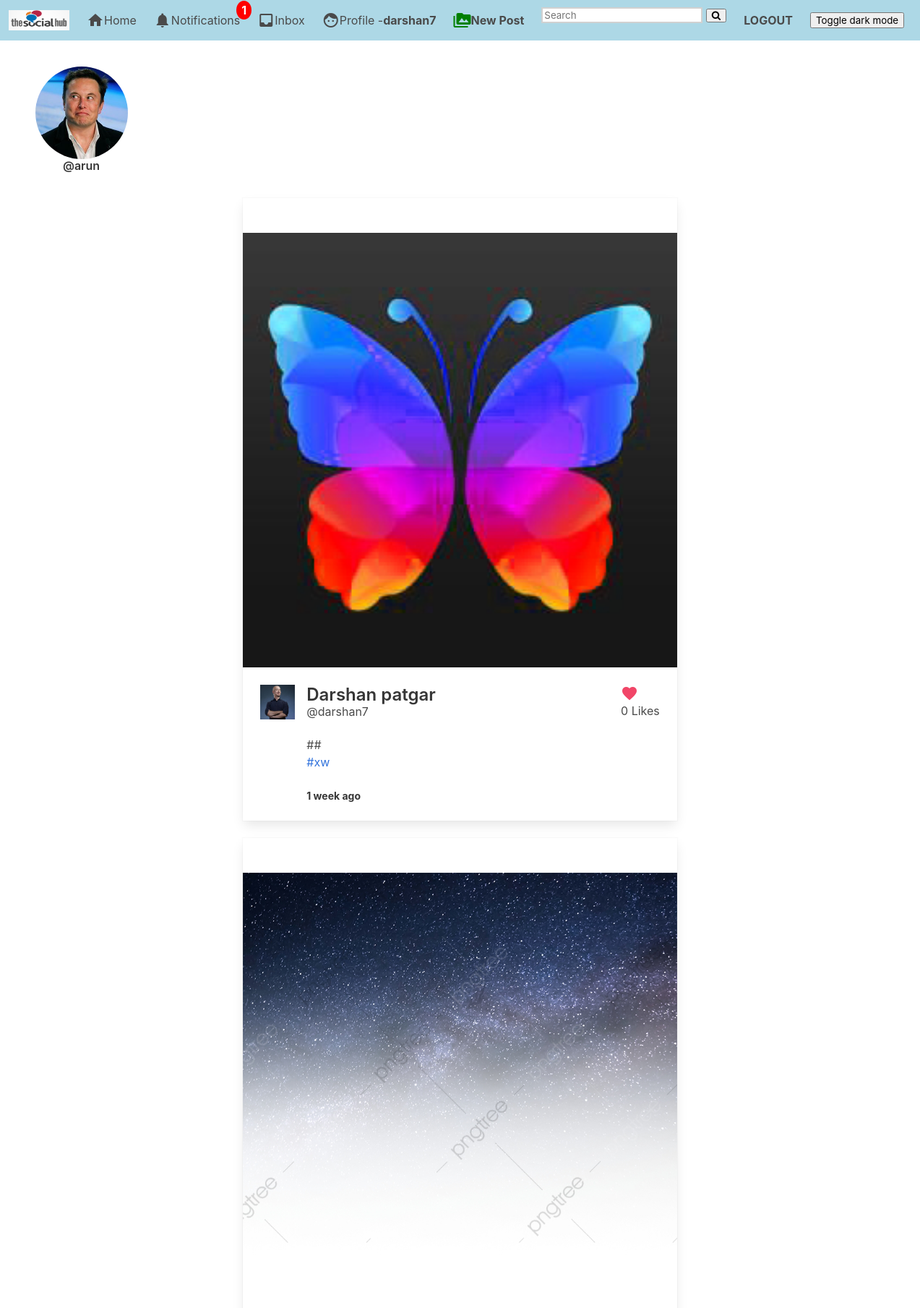
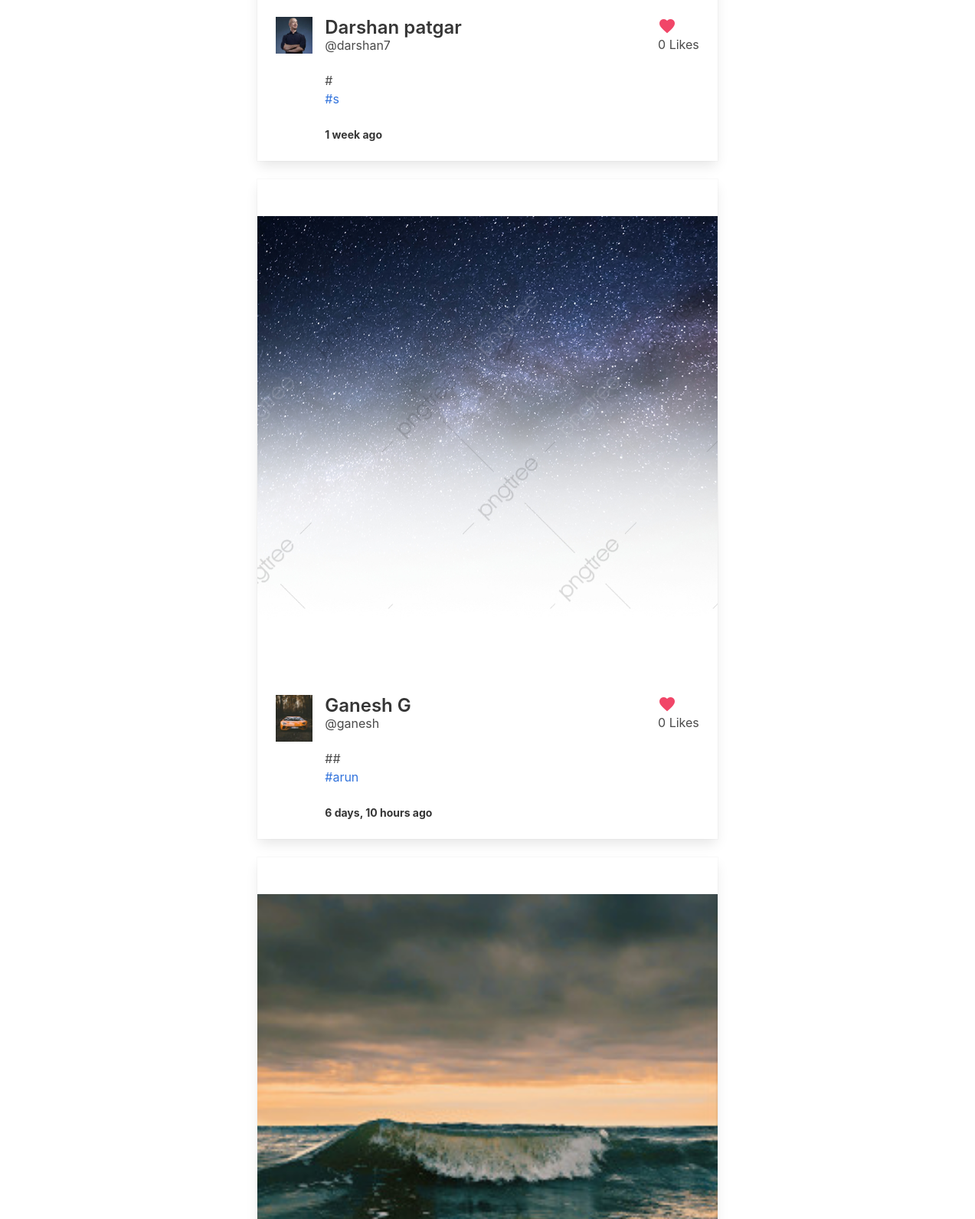
Page /post/ (signed in, upper part) on the committed database (2 pictures, top to bottom).
### stories/models.py (models this page shows, shortened)
class StoryStream(models.Model):
	following = models.ForeignKey(User, on_delete=models.CASCADE, related_name='story_following')
	user = models.ForeignKey(User, on_delete=models.CASCADE)
	story = models.ManyToManyField(Story, related_name='storiess')
	date = models.DateTimeField(auto_now_add=True)

### authy/models.py (models this page shows, shortened)
class Profile(models.Model):
	user = models.OneToOneField(User, on_delete=models.CASCADE, related_name='profile')
	first_name = models.CharField(max_length=50, null=True, blank=True)
	last_name = models.CharField(max_length=50, null=True, blank=True)
	location = models.CharField(max_length=50, null=True, blank=True)
	url = models.CharField(max_length=80, null=True, blank=True)
	profile_info = models.TextField(max_length=150, null=True, blank=True)
	created = models.DateField(auto_now_add=True)
	favorites = models.ManyToManyField(Post)
	picture = models.ImageField(upload_to=user_directory_path, blank=True, null=True, verbose_name='Picture')

### post/models.py (models this page shows, shortened)
class Post(models.Model):
	id = models.UUIDField(primary_key=True, default=uuid.uuid4, editable=False)
	content =  models.ManyToManyField(PostFileContent, related_name='contents')
	caption = models.TextField(max_length=1500, verbose_name='Caption')
	posted = models.DateTimeField(auto_now_add=True)
	tags = models.ManyToManyField(Tag, related_name='tags')
	user = models.ForeignKey(User, on_delete=models.CASCADE)
	likes = models.IntegerField(default=0)
	def get_absolute_url(self):
		return reverse('postdetails', args=[str(self.id)])

class PostFileContent(models.Model):
	user = models.ForeignKey(User, on_delete=models.CASCADE, related_name='content_owner')
	file = models.FileField(upload_to=user_directory_path)

class Tag(models.Model):
	title = models.CharField(max_length=75, verbose_name='Tag')
	slug = models.SlugField(null=False, unique=True)
	class Meta:
		verbose_name='Tag'
		verbose_name_plural = 'Tags'
	def get_absolute_url(self):
		return reverse('tags', args=[self.slug])
	def __str__(self):
		return self.title

### post/views.py (the view)
# urls.py: path('', index, name='index'),
@login_required
def index(request):
	user = request.user
	posts = Stream.objects.filter(user=user)
	stories = StoryStream.objects.filter(user=user)
	group_ids = []
	for post in posts:
		group_ids.append(post.post_id)
	post_items = Post.objects.all()
	template = loader.get_template('index.html')
	context = {
		'post_items': post_items,
		'stories': stories,
	}
	return HttpResponse(template.render(context, request))

### direct/views.py (called while the page is built)
def checkDirects(request):
	directs_count = 0
	if request.user.is_authenticated:
		directs_count = Message.objects.filter(user=request.user, is_read=False).count()
	return {'directs_count':directs_count}

### notifications/views.py (called while the page is built)
def CountNotifications(request):
	count_notifications = 0
	if request.user.is_authenticated:
		count_notifications = Notification.objects.filter(user=request.user, is_seen=False).count()
	return {'count_notifications':count_notifications}

### social_book/templates/index.html (shortened to what this page needs)
{% extends 'base.html' %}
{% load static %}
{% load humanize %}
{% block content %}
<body>
  <div style="overflow-x: scroll;" class="columns">
{% for story in stories %}
  <div style="padding-right: 9px;">
    <a name="{{ story.id }}" class="showModal">
    <figure class="image is-128x128">
      <img class="is-rounded" src="{{ story.following.profile.picture.url }}">
    </figure>
    <div class="media-content has-text-centered">
      <p class="title is-6">@{{ story.following.username }}</p>
    </div>
    </a>
  </div>
{% endfor %}
  </div>
</div>
<br>
  <div class="columns is-mobile is-centered">
  <div class="column is-half">
{% for post_item in post_items %}
  <div class="card" ><br><br>
  <div class="card-image">
  {% if post_item.content.first.file.name|slice:"-3:" == 'jpg' or post_item.content.first.file.name|slice:"-3:" == 'png' %}
    <figure class="image is-5by2" >
      <a href="{{ post_item.get_absolute_url }}">
        <img src="{{ post_item.content.first.file.url }}" alt="Placeholder image">
      </a>
    </figure>
  {% else %}
    <a href="{{ post_item.get_absolute_url }}">
      <video width="1080" controls="controls" preload="metadata">
        <source src="{{ post_item.content.first.file.url }}#t=0.5" type="video/mp4">
      </video>
    </a>
  {% endif %}
  </div>
  <div class="card-content">
    <div class="media">
      <div class="media-left">
        <figure class="image is-48x48">
          {% if post_item.user.profile.picture %}
            <img src="{{ post_item.user.profile.picture.url }}" alt="Placeholder image">
          {% else %}
            <img src="https://bulma.io/images/placeholders/96x96.png" alt="Placeholder image">
          {% endif %}
        </figure>
      </div>
      <div class="media-content">
        {% if post_item.user.profile.first_name %}
          <a href="{% url 'profile' post_item.user %}"><p class="title is-4">{{ post_item.user.profile.first_name }} {{ post_item.user.profile.last_name }}</p></a>
        {% else %}
          <a href="{% url 'profile' post_item.user %}"><p class="title is-4">Unknown</p></a>
        {% endif %}
        <p class="subtitle is-6">@{{ post_item.user.username }}</p>
      {{ post_item.caption }}
      <p>{% for tag in post_item.tags.all %}<a href="{{ tag.get_absolute_url }}">#{{ tag }}</a>{% endfor %}</p>
      <br>
      <strong><small>{{ post_item.posted | naturaltime }}</small></strong>
      </div>
    <div class="media-right">
      <a href="{% url 'postlike' post_item.id %}"><i class="material-icons has-text-danger">favorite</i></a>
      <p>{{ post_item.likes }} Likes</p>
    </div>
</div>
  </div>
</div>
<br>
{% endfor %}
</div>
</div>
</body>
{% endblock %}

### social_book/templates/base.html (shortened to what this page needs)
{% load static %}
<!DOCTYPE html>
<html>
  <head>
    <link rel="stylesheet" href="https://cdnjs.cloudflare.com/ajax/libs/font-awesome/4.7.0/css/font-awesome.min.css">
    <link rel="stylesheet" href="{% static 'css/bulma.min.css' %}">
    <link rel="stylesheet" href="{% static 'css/style.css' %}">
  </head>
  <body >
  <nav style="background-color: lightblue; " class="navbar" role="navigation" aria-label="main navigation" >
  <div class="navbar-brand">
    <a class="navbar-item" href="">
      <img src="{% static 'img/as.jpeg' %}" width="84" height="64">
    </a>
  </div>
  <div id="navbarBasicExample" class="navbar-menu">
    <div class="navbar-start">
      <a href="{% url 'index' %}" class="navbar-item">
        <i class="material-icons">home</i>
        Home
      </a>
      <a href="{% url 'show-notifications' %}" class="navbar-item">
        <i class="material-icons">notifications</i>
        Notifications
        {% if count_notifications %}
          <span class="badge">{{ count_notifications }}</span>
        {% endif %}
      </a>
      <a href="{% url 'inbox' %}" class="navbar-item">
        <i class="material-icons">inbox</i>
        Inbox
      </a>
      <a href="{% url 'profile' request.user %}" class="navbar-item">
        <i class="material-icons">face</i>
        Profile - <strong>{{ request.user }}</strong>
      </a>
        <a href="{% url 'newpost' %}" class="navbar-item">
          <i style="color: green;" class="material-icons">perm_media</i>
          <strong>New Post</strong>
        </a>
        <div class="navbar-item">
          <form name="myform" method="GET" action="{% url 'search' %}">
            <input autocomplete="off" style=" border: 2px solid #d1d1d1;" type="text" name="search" placeholder="Search" >
            <button type="submit"><i class="fa fa-search"></i></button>
          </form>
        </div>
          <a href="{% url 'logout' %}" class="navbar-item">
            <strong>LOGOUT</strong>
          </a>
        <a  class="navbar-item">
          <button  onclick="myFunction()" >Toggle dark mode</button>
        </a>
    </div>
  </div>
</nav>
      <section class="section">
        <div class="container">
          {% block content %}
          {% endblock %}
  </body>
</html>

### social_book/static/css/style.css (style rules this page uses)
.badge { position: absolute; top: 1px; right: -4px; padding: 1px 7px; border-radius: 50%; background: red; color: white; font-weight: bold; }
* { box-sizing:border-box }

### social_book/templates/base.html (style rules this page uses)
body { background-color: white; color: black; padding: 0; margin: 0; }

### rows in the picture
StoryStream: following.profile.picture (placeholder picture), following.username "arun"
Post: content.first.file (picture), user.profile.picture (placeholder picture), user.profile.first_name "Darshan", user.profile.last_name "patgar", user.username "darshan7", caption "##", posted "1 week ago", likes "0"
Tag: title "xw"
Post: content.first.file (picture), user.profile.picture (placeholder picture), user.profile.first_name "Darshan", user.profile.last_name "patgar", user.username "darshan7", caption "#", posted "1 week ago", likes "0"
Tag: title "s"
Post: content.first.file (picture), user.profile.picture (placeholder picture), user.profile.first_name "Ganesh", user.profile.last_name "G", user.username "ganesh", caption "##", posted "6 days, 10 hours ago", likes "0"
Tag: title "arun"
Post: content.first.file (picture)

### other values in the picture
{{ count_notifications }} "1"
{{ request.user }} "darshan7"
